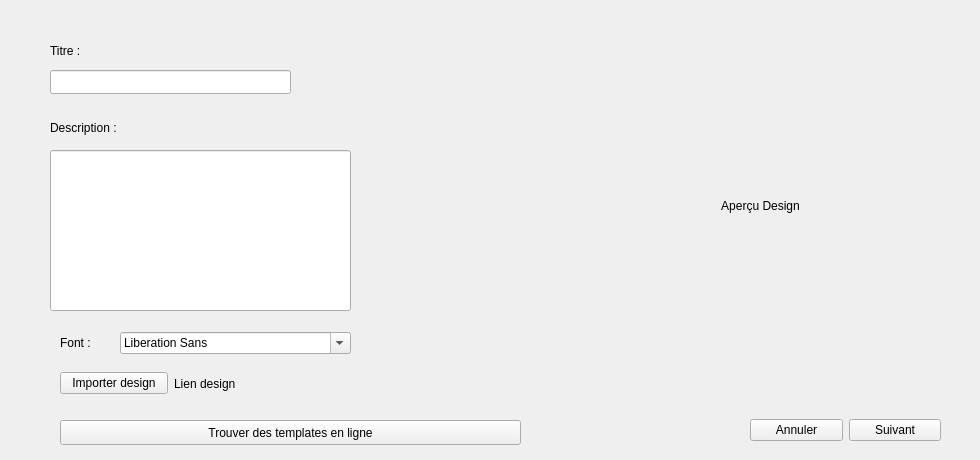
     <widget class="QWidget" name="tab">
      <attribute name="title">
       <string>Design</string>
      </attribute>
      <widget class="QLabel" name="label_titreAnnonceCreer">
       <property name="geometry">
        <rect>
         <x>50</x>
         <y>40</y>
         <width>61</width>
         <height>21</height>
        </rect>
       </property>
       <property name="text">
        <string>Titre : </string>
       </property>
      </widget>
      <widget class="QLineEdit" name="input_titre_annonce">
       <property name="geometry">
        <rect>
         <x>50</x>
         <y>70</y>
         <width>241</width>
         <height>24</height>
        </rect>
       </property>
      </widget>
      <widget class="QLabel" name="label_descriptionAnnonceCreer">
       <property name="geometry">
        <rect>
         <x>50</x>
         <y>120</y>
         <width>91</width>
         <height>16</height>
        </rect>
       </property>
       <property name="text">
        <string>Description : </string>
       </property>
      </widget>
      <widget class="QPushButton" name="pushButton_trouver_image_annonce">
       <property name="geometry">
        <rect>
         <x>60</x>
         <y>420</y>
         <width>461</width>
         <height>25</height>
        </rect>
       </property>
       <property name="text">
        <string>Trouver des templates en ligne</string>
       </property>
      </widget>
      <widget class="QLabel" name="background_annonce">
       <property name="geometry">
        <rect>
         <x>550</x>
         <y>20</y>
         <width>421</width>
         <height>371</height>
        </rect>
       </property>
       <property name="text">
        <string>Aperçu Design</string>
       </property>
       <property name="alignment">
        <set>Qt::AlignCenter</set>
       </property>
      </widget>
      <widget class="QLineEdit" name="input_description_annonce">
       <property name="geometry">
        <rect>
         <x>50</x>
         <y>150</y>
         <width>301</width>
         <height>161</height>
        </rect>
       </property>
      </widget>
      <widget class="QWidget" name="layoutWidget">
       <property name="geometry">
        <rect>
         <x>60</x>
         <y>330</y>
         <width>291</width>
         <height>26</height>
        </rect>
       </property>
       <layout class="QHBoxLayout" name="horizontalLayout_9">
        <item>
         <widget class="QLabel" name="label_fontAnnonceCreer">
          <property name="text">
           <string>Font :</string>
          </property>
         </widget>
        </item>
        <item>
         <widget class="QFontComboBox" name="comboBox_font_annonce"/>
        </item>
       </layout>
      </widget>
      <widget class="QWidget" name="layoutWidget">
       <property name="geometry">
        <rect>
         <x>60</x>
         <y>370</y>
         <width>221</width>
         <height>27</height>
        </rect>
       </property>
       <layout class="QHBoxLayout" name="horizontalLayout_10">
        <item>
         <widget class="QPushButton" name="pushButton_selectionner_image_annonce">
          <property name="text">
           <string>Importer design</string>
          </property>
         </widget>
        </item>
        <item>
         <widget class="QLabel" name="label_image_path_annonce">
          <property name="text">
           <string>Lien design</string>
          </property>
         </widget>
        </item>
       </layout>
      </widget>
      <widget class="QWidget" name="layoutWidget">
       <property name="geometry">
        <rect>
         <x>750</x>
         <y>410</y>
         <width>191</width>
         <height>41</height>
        </rect>
       </property>
       <layout class="QHBoxLayout" name="horizontalLayout_30">
        <item>
         <widget class="QPushButton" name="pushButton_annulerCreationAnnonce">
          <property name="text">
           <string>Annuler</string>
          </property>
         </widget>
        </item>
        <item>
         <widget class="QPushButton" name="suiv_creer_annonce">
          <property name="text">
           <string>Suivant</string>
          </property>
         </widget>
        </item>
       </layout>
      </widget>
     </widget>
